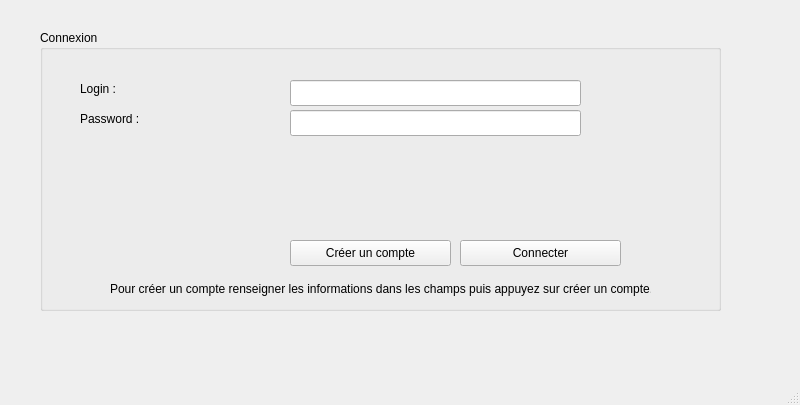
<?xml version="1.0" encoding="UTF-8"?>
<ui version="4.0">
 <class>MainWindow</class>
 <widget class="QMainWindow" name="MainWindow">
  <property name="geometry">
   <rect>
    <x>0</x>
    <y>0</y>
    <width>800</width>
    <height>405</height>
   </rect>
  </property>
  <property name="windowTitle">
   <string>MainWindow</string>
  </property>
  <widget class="QWidget" name="centralwidget">
   <widget class="QLabel" name="status">
    <property name="geometry">
     <rect>
      <x>10</x>
      <y>320</y>
      <width>781</width>
      <height>41</height>
     </rect>
    </property>
    <property name="font">
     <font>
      <pointsize>16</pointsize>
      <bold>true</bold>
     </font>
    </property>
    <property name="text">
     <string/>
    </property>
   </widget>
   <widget class="QGroupBox" name="groupBox">
    <property name="geometry">
     <rect>
      <x>40</x>
      <y>30</y>
      <width>681</width>
      <height>281</height>
     </rect>
    </property>
    <property name="title">
     <string>Connexion</string>
    </property>
    <widget class="QLabel" name="label">
     <property name="geometry">
      <rect>
       <x>40</x>
       <y>50</y>
       <width>131</width>
       <height>18</height>
      </rect>
     </property>
     <property name="text">
      <string>Login :</string>
     </property>
    </widget>
    <widget class="QLabel" name="label_2">
     <property name="geometry">
      <rect>
       <x>40</x>
       <y>80</y>
       <width>131</width>
       <height>18</height>
      </rect>
     </property>
     <property name="text">
      <string>Password :</string>
     </property>
    </widget>
    <widget class="QLineEdit" name="le_login">
     <property name="geometry">
      <rect>
       <x>250</x>
       <y>50</y>
       <width>291</width>
       <height>26</height>
      </rect>
     </property>
    </widget>
    <widget class="QLineEdit" name="le_password">
     <property name="geometry">
      <rect>
       <x>250</x>
       <y>80</y>
       <width>291</width>
       <height>26</height>
      </rect>
     </property>
     <property name="echoMode">
      <enum>QLineEdit::Password</enum>
     </property>
    </widget>
    <widget class="QPushButton" name="pb_connect">
     <property name="geometry">
      <rect>
       <x>420</x>
       <y>210</y>
       <width>161</width>
       <height>26</height>
      </rect>
     </property>
     <property name="text">
      <string>Connecter</string>
     </property>
    </widget>
    <widget class="QPushButton" name="pb_create">
     <property name="geometry">
      <rect>
       <x>250</x>
       <y>210</y>
       <width>161</width>
       <height>26</height>
      </rect>
     </property>
     <property name="text">
      <string>Créer un compte</string>
     </property>
    </widget>
    <widget class="QLabel" name="label_3">
     <property name="geometry">
      <rect>
       <x>70</x>
       <y>250</y>
       <width>541</width>
       <height>18</height>
      </rect>
     </property>
     <property name="text">
      <string>Pour créer un compte renseigner les informations dans les champs puis appuyez sur créer un compte.</string>
     </property>
    </widget>
   </widget>
  </widget>
  <widget class="QMenuBar" name="menubar">
   <property name="geometry">
    <rect>
     <x>0</x>
     <y>0</y>
     <width>800</width>
     <height>21</height>
    </rect>
   </property>
  </widget>
  <widget class="QStatusBar" name="statusbar"/>
 </widget>
 <resources/>
 <connections/>
</ui>
